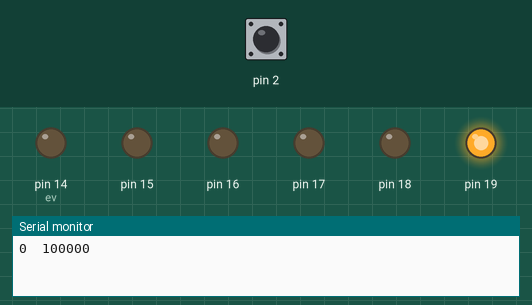
This sketch was run on a simulated Arduino Uno, built with avr-gcc and run on an emulated ATmega328P. Shown: output pins drawn as LEDs (lit = HIGH), the last lines printed to the serial monitor. Inputs (shaded band) come from the test bench; at power-on: pin 2 HIGH.

Above: at 0.1 s.
At 1.2 s:
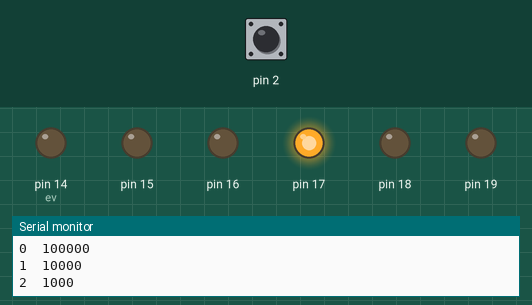
1.3 s: pin 2 pulled LOW for 1 s
At 2.4 s:
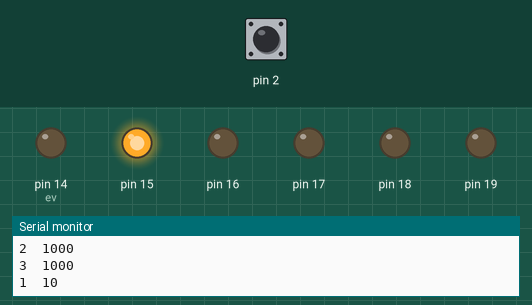
Timing chart, 0 to 11.3 s (numbered marks = the images above; inputs shaded):
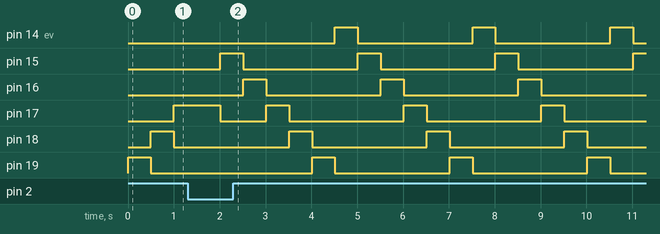

The sketch:

5-4b_EXTscan.ino
```cpp
byte ev = 0, dir = 0;
void setup() {
  pinMode(2, INPUT_PULLUP);
  attachInterrupt(digitalPinToInterrupt(2), cxDIR, LOW);
  Serial.begin(9600);
  DDRC = 0xFF;
}
void loop() {
  Serial.print(ev);
  if (dir) PORTC = 1 << ev;
  else PORTC = B100000 >> ev;
  ev = ++ev % 6;
  Serial.print("\t");
  Serial.println(PORTC, BIN);
  delay(500);
}
void cxDIR() {
  dir = (~dir);
  ev = 5 - ev;
}
```

Measured:
- by itself, pin 14 (ev), pin 15, pin 16, pin 18, pin 19: alternates HIGH for 0.50 s and LOW for 2.5 s
- by itself, pin 17: repeats every 3.0 s: HIGH 0.50 s, LOW 2.5 s
